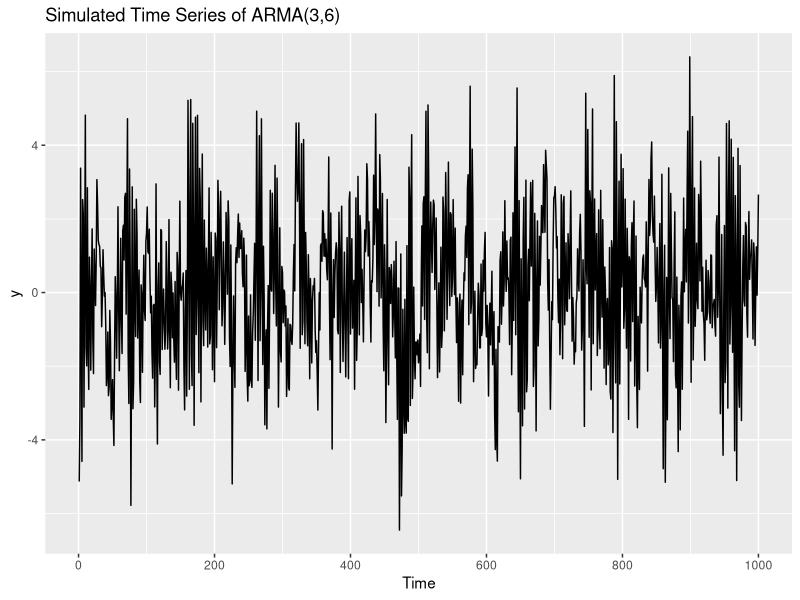
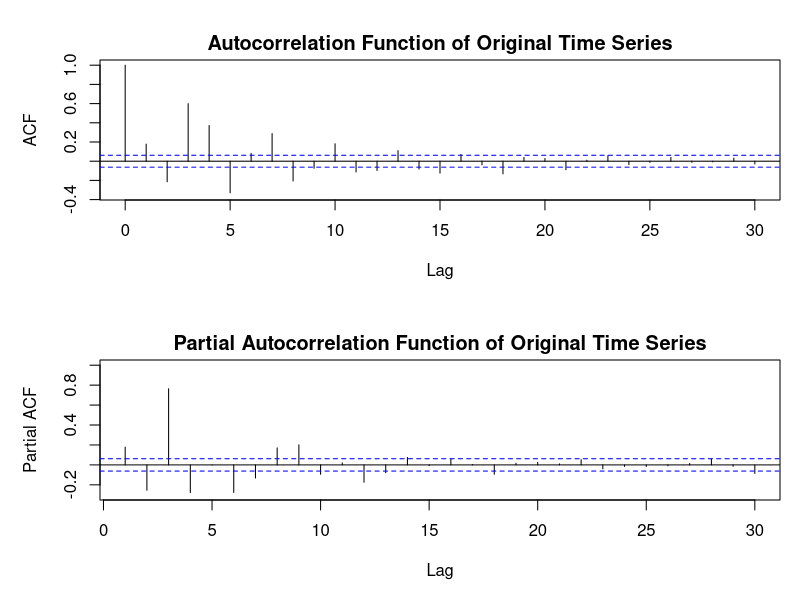
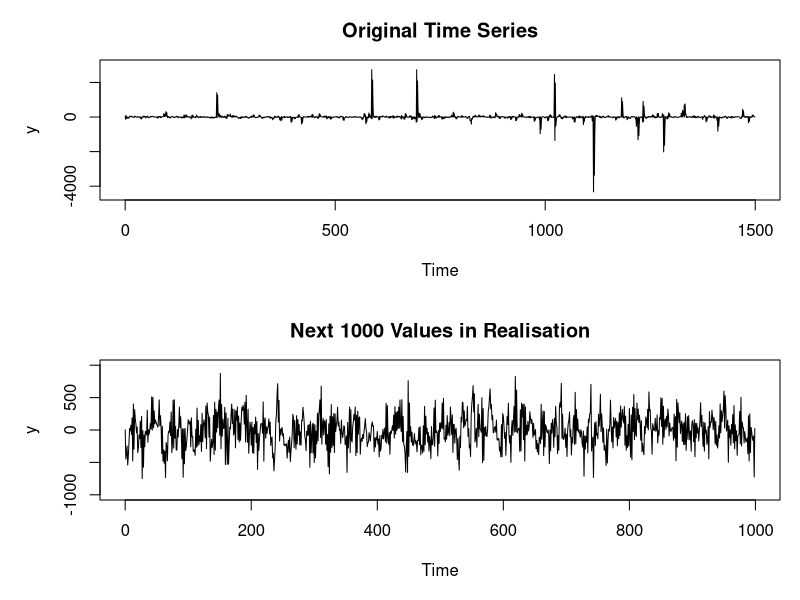
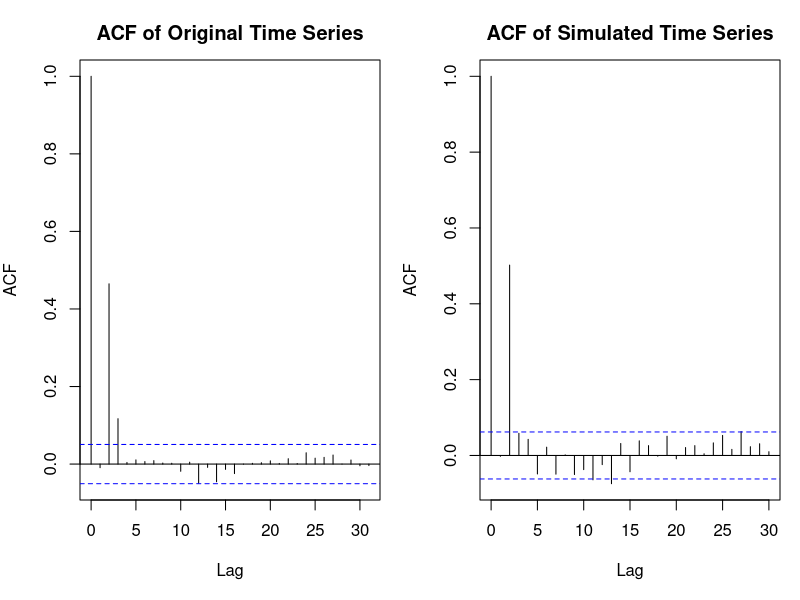
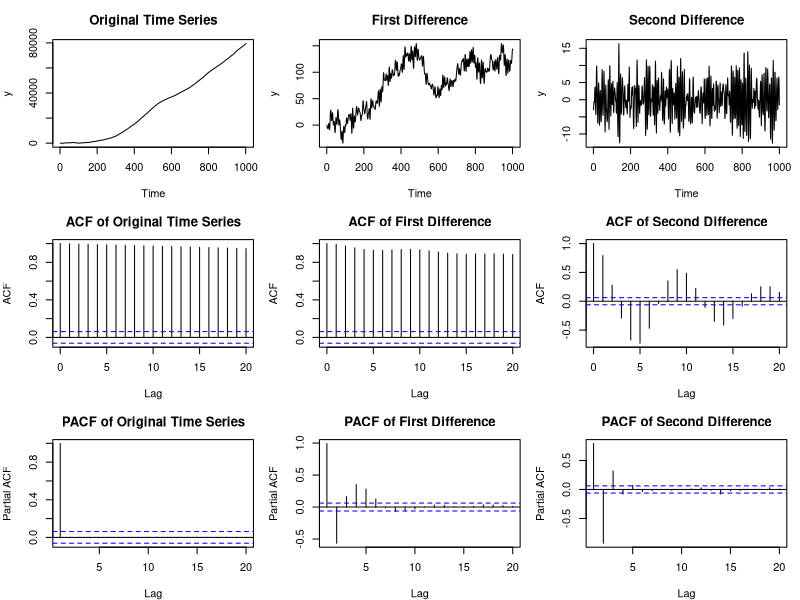
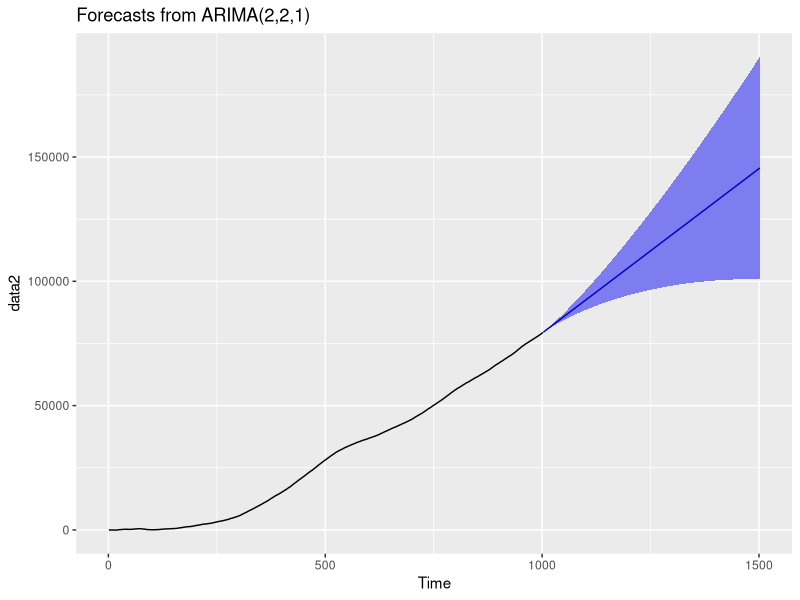

Source code (R) for these figures, in order:
library(forecast)
library(ggplot2)
library(gridExtra)

# Part 1
# Q1
n = 1000    # length of time points

phi1 = -0.022
phi2 = -0.405
phi3 = 0.493
psi1 = 0.550
psi2 = 0.276
psi3 = 0.490
psi4 = 0.682
psi5 = 0.222
psi6 = -0.232

ar3 = c(phi1, phi2, phi3)   # parameter vector for autoregressive process
ma6 = c(psi1, psi2, psi3, psi4, psi5, psi6)   # parameter vector for moving average process

ar3ma6_model = list(ar = ar3, ma = ma6)

ar3ma6_series = arima.sim(model = ar3ma6_model, n = n)  # simulation of time series

# plot time series
autoplot(ar3ma6_series, main="Simulated Time Series of ARMA(3,6)", xlab="Time", ylab="y")

# calculate ACF and PACF
ar3ma6_acf = acf(ar3ma6_series, lag.max = 30, plot = FALSE)
ar3ma6_pacf = pacf(ar3ma6_series, lag.max = 30, plot=FALSE)

# plot ACF and PACF
par(mfrow = c(2, 1))
par(mar = c(5,5,3,1))
plot(ar3ma6_acf, ylim=c(-0.35,1), main="")
title("Autocorrelation Function of Original Time Series", line = 0.5)
plot(ar3ma6_pacf, ylim=c(-0.3,1), main="")
title("Partial Autocorrelation Function of Original Time Series", line = 0.5)

# Q2
z1 <- polyroot(c(1,-phi1,-phi2,-phi3))
Mod(z1) > 1    # causal stationary if TRUE

z2 <- polyroot(c(1,psi1,psi2,psi3,psi4,psi5,psi6))
Mod(z2) > 1    # invertibility if TRUE

# Q3
data1 <- read.delim("data1.txt", sep=" ")[,1]    # import data
data1 = ts(data1)   # transform data to time series

# Fit model with fixed p,d,q values
arima_model <-arima(data1, order = c(0,0,3))

# estimated coefficients and innovation variance
coef_1 <- arima_model$coef; coef_1
sigma_sq_eps_1 <- arima_model$sigma2; sigma_sq_eps_1

# simulate for the next 1000 values
model <- list(order = c(0,0,3), ma = c(coef_1[1],coef_1[2],coef_1[3])) #assign coefficients
generated_data <- arima.sim(model, n, sd=sqrt(sigma_sq_eps_1))
plot(seq(0,length(data1)-1),data1,ylim=c(-4500,3000),ylab="y",xlab="Time",
     type="l",main="Original Time Series")
plot(seq(0,length(generated_data)-1),generated_data,type="l",ylim=c(-1000,1000),
     main="Next 1000 Values in Realisation",ylab="y",xlab="Time")

par(mfrow=c(1,2))
par(mar = c(5,4,3,1))
modelacf <- acf(data1, main="")
title("ACF of Original Time Series", line = 1)
genacf <- acf(generated_data, main="")
title("ACF of Simulated Time Series", line = 1)


# Part 2
# Q1
data2 <- read.delim("data2.txt", sep=" ")[,1]   # import data
data2 <- ts(data2)    # transform data to time series

data2diff1 <- data2[-1] - data2[-length(data2)]     # first differences
data2diff2 <- data2diff1[-1] - data2diff1[-length(data2diff1)]    # second differences

# plot original time series, first and second differences
par(mfrow=c(3,3))
par(mar = c(4,4,3,1))
plot(data2, type="l", ylab="y", main="Original Time Series")
plot(data2diff1, type="l", xlab="Time", ylab="y", main="First Difference")
plot(data2diff2, type="l", xlab="Time", ylab="y", main="Second Difference")

# Q2
# plot ACF for original time series, first and second differences
data2acf = acf(data2, lag.max = 20, plot = TRUE, main="")
title("ACF of Original Time Series", line = 1)
data2diff1acf = acf(data2diff1, lag.max = 20, plot = TRUE, main="")
title("ACF of First Difference", line = 1)
data2diff2acf = acf(data2diff2, lag.max = 20, plot = TRUE, main="")
title("ACF of Second Difference", line = 1)

# plot PACF for original time series, first and second differences
data2pacf = pacf(data2, lag.max = 20, plot = TRUE, main="")
title("PACF of Original Time Series", line = 1)
data2diff1pacf = pacf(data2diff1, lag.max = 20, plot = TRUE, main="")
title("PACF of First Difference", line = 1)
data2diff2pacf = pacf(data2diff2, lag.max = 20, plot = TRUE, main="")
title("PACF of Second Difference", line = 1)

AICmat <- matrix(rep(0,16),nrow=4,ncol=4)
colnames(AICmat) <- c("q=0","q=1","q=2","q=3")
rownames(AICmat) <- c("p=0","p=1","p=2","p=3")
BICmat <- matrix(rep(0,16),nrow=4,ncol=4)
colnames(BICmat) <- c("q=0","q=1","q=2","q=3")
rownames(BICmat) <- c("p=0","p=1","p=2","p=3")

for (p in 1:4){
  for (q in 1:4){
    arima_test <-arima(data2, order = c(p-1,2,q-1))
    AICmat[p,q] <- log(arima_test$sigma2) + 2*((p-1)+(q-1))/n
    BICmat[p,q] <- log(arima_test$sigma2) + log(n)*((p-1)+(q-1))/n
  }
}

AICmat
BICmat

# Q3
# Fit model with selected p,d,q values
arima_model2 <-arima(data2, order = c(2,2,1))
arima_model2$coef     # estimated coefficients
arima_model2$sigma2   # estimated innovation variance

# Q4
# 95% forecast interval for next 500 values
forecasted = forecast(arima_model2, h = 500, level=95)
autoplot(forecasted,legend=TRUE)
